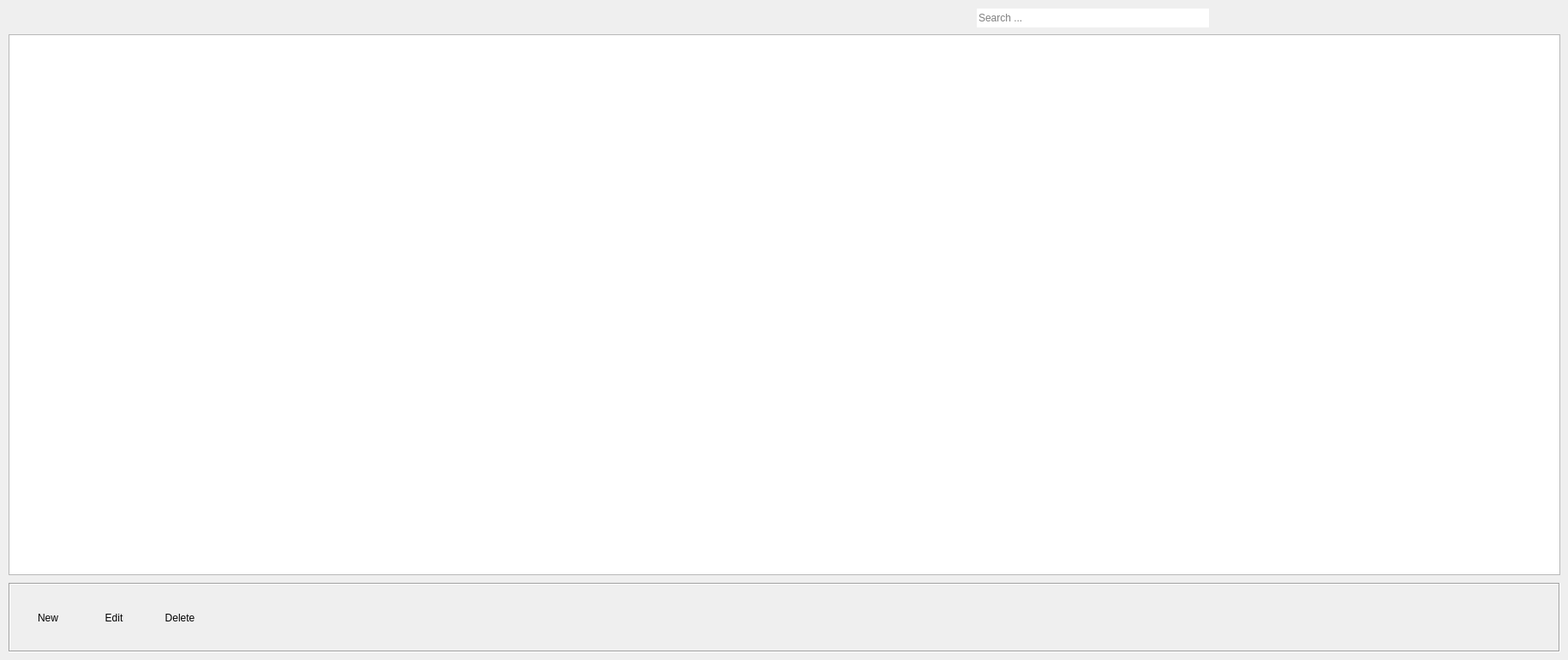
    <widget class="QWidget" name="partners_tab">
     <attribute name="icon">
      <iconset resource="../app/icons.qrc">
       <normaloff>:/partners</normaloff>:/partners</iconset>
     </attribute>
     <attribute name="title">
      <string>Partners</string>
     </attribute>
     <attribute name="toolTip">
      <string>Work On Partners</string>
     </attribute>
     <widget class="QLineEdit" name="partners_search">
      <property name="geometry">
       <rect>
        <x>1140</x>
        <y>10</y>
        <width>271</width>
        <height>22</height>
       </rect>
      </property>
      <property name="text">
       <string/>
      </property>
      <property name="frame">
       <bool>false</bool>
      </property>
      <property name="placeholderText">
       <string>Search ... </string>
      </property>
     </widget>
     <widget class="QLabel" name="partners_search_logo">
      <property name="geometry">
       <rect>
        <x>1420</x>
        <y>10</y>
        <width>21</width>
        <height>21</height>
       </rect>
      </property>
      <property name="text">
       <string/>
      </property>
      <property name="pixmap">
       <pixmap resource="../app/icons.qrc">:/search</pixmap>
      </property>
     </widget>
     <widget class="QFrame" name="partners_actions">
      <property name="geometry">
       <rect>
        <x>10</x>
        <y>680</y>
        <width>1811</width>
        <height>81</height>
       </rect>
      </property>
      <property name="frameShape">
       <enum>QFrame::Box</enum>
      </property>
      <property name="frameShadow">
       <enum>QFrame::Sunken</enum>
      </property>
      <widget class="QWidget" name="layoutWidget">
       <property name="geometry">
        <rect>
         <x>10</x>
         <y>10</y>
         <width>226</width>
         <height>62</height>
        </rect>
       </property>
       <layout class="QGridLayout" name="gridLayout_4">
        <item row="0" column="0">
         <widget class="QToolButton" name="partners_new">
          <property name="minimumSize">
           <size>
            <width>70</width>
            <height>60</height>
           </size>
          </property>
          <property name="maximumSize">
           <size>
            <width>70</width>
            <height>60</height>
           </size>
          </property>
          <property name="text">
           <string>New</string>
          </property>
          <property name="icon">
           <iconset resource="../app/icons.qrc">
            <normaloff>:/new</normaloff>:/new</iconset>
          </property>
          <property name="iconSize">
           <size>
            <width>40</width>
            <height>40</height>
           </size>
          </property>
          <property name="toolButtonStyle">
           <enum>Qt::ToolButtonTextUnderIcon</enum>
          </property>
          <property name="autoRaise">
           <bool>true</bool>
          </property>
         </widget>
        </item>
        <item row="0" column="1">
         <widget class="QToolButton" name="partners_edit">
          <property name="minimumSize">
           <size>
            <width>70</width>
            <height>60</height>
           </size>
          </property>
          <property name="maximumSize">
           <size>
            <width>70</width>
            <height>60</height>
           </size>
          </property>
          <property name="text">
           <string>Edit</string>
          </property>
          <property name="icon">
           <iconset resource="../app/icons.qrc">
            <normaloff>:/edit</normaloff>:/edit</iconset>
          </property>
          <property name="iconSize">
           <size>
            <width>40</width>
            <height>40</height>
           </size>
          </property>
          <property name="toolButtonStyle">
           <enum>Qt::ToolButtonTextUnderIcon</enum>
          </property>
          <property name="autoRaise">
           <bool>true</bool>
          </property>
         </widget>
        </item>
        <item row="0" column="2">
         <widget class="QToolButton" name="partners_delete">
          <property name="minimumSize">
           <size>
            <width>70</width>
            <height>60</height>
           </size>
          </property>
          <property name="maximumSize">
           <size>
            <width>70</width>
            <height>60</height>
           </size>
          </property>
          <property name="text">
           <string>Delete</string>
          </property>
          <property name="icon">
           <iconset resource="../app/icons.qrc">
            <normaloff>:/delete</normaloff>:/delete</iconset>
          </property>
          <property name="iconSize">
           <size>
            <width>40</width>
            <height>40</height>
           </size>
          </property>
          <property name="toolButtonStyle">
           <enum>Qt::ToolButtonTextUnderIcon</enum>
          </property>
          <property name="autoRaise">
           <bool>true</bool>
          </property>
         </widget>
        </item>
       </layout>
      </widget>
     </widget>
     <widget class="QTableView" name="partners_view">
      <property name="geometry">
       <rect>
        <x>10</x>
        <y>40</y>
        <width>1811</width>
        <height>631</height>
       </rect>
      </property>
     </widget>
    </widget>
